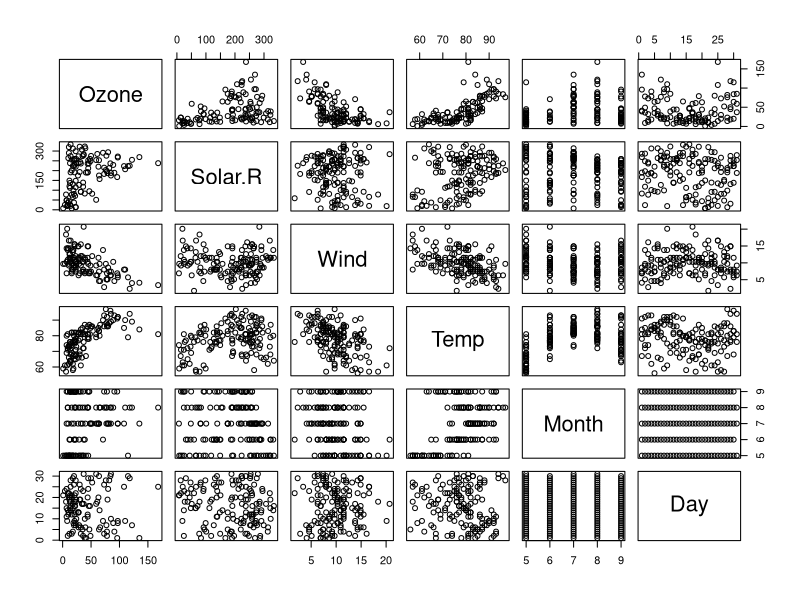
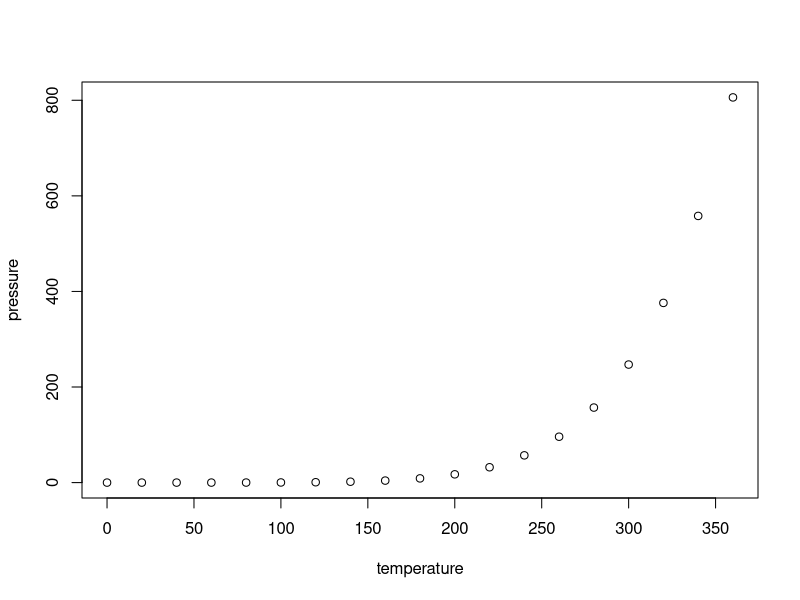

These charts were generated, in order, by the following R code:
## ---- chunk 1
# you can see the R code that I wrote, and Console outputs
library(datasets)
data(airquality)
summary(airquality)
pairs(airquality)
## ---- chunk 2
plot(pressure)
